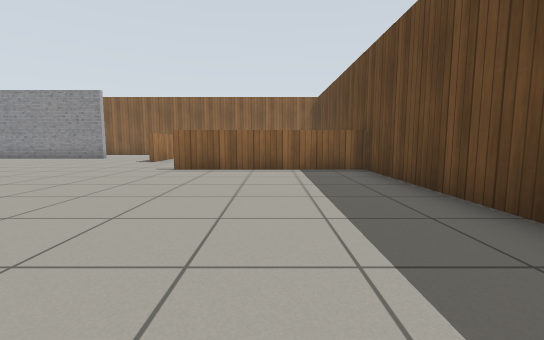
View 1 (above)

19 first-person views from a walk through a world built for the Gazebo simulator. The camera is 0.72 m above the floor, tilts 6° down and sees 90° across. The floor is counted in squares, 1 m on a side. Each view is taken from the middle of a square. On the plan, view 1 faces up. The plan holds only what a view shows up to about 9 squares ahead; the rest is blank. Gazebo's built-in surfaces are drawn with simple patterns.

View 2
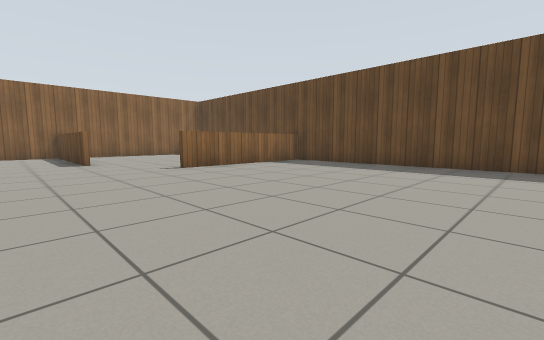

View 3
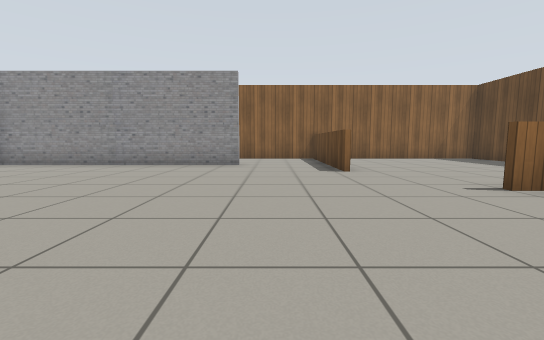

View 4
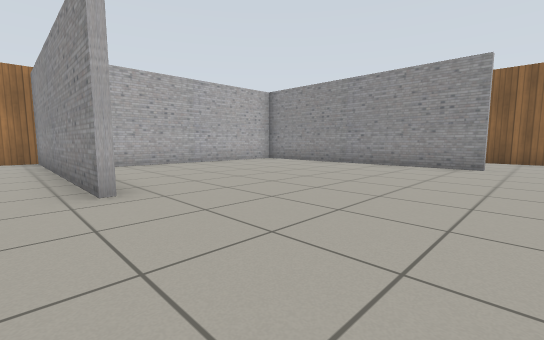

View 5
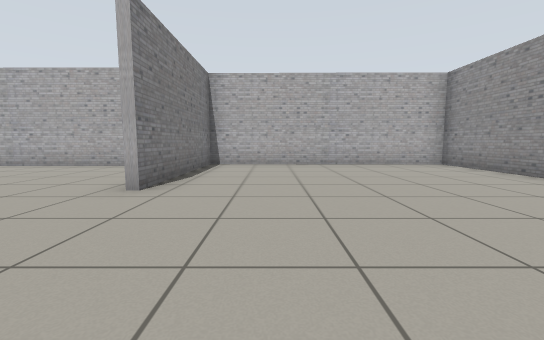

View 6
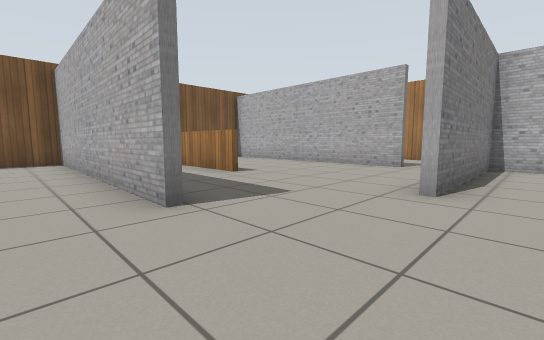

View 7
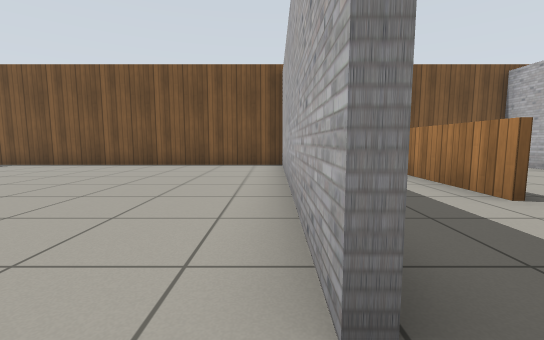

View 8
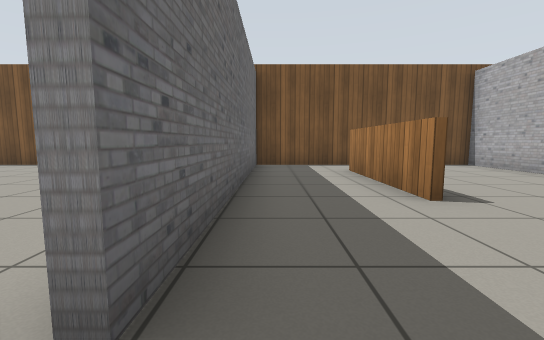

View 9
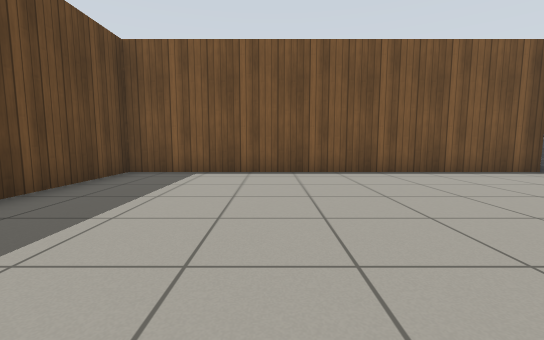

View 10
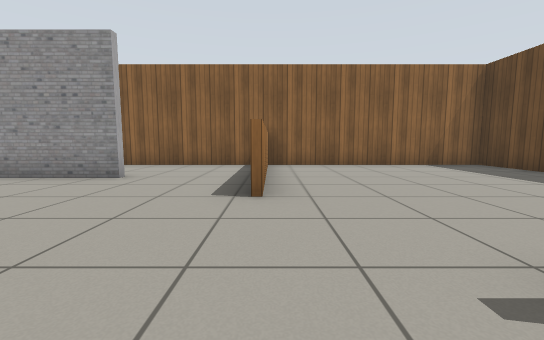

View 11
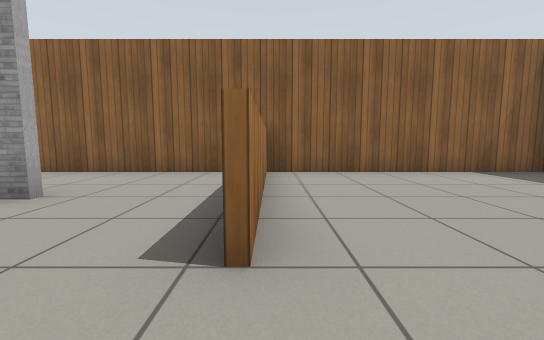

View 12
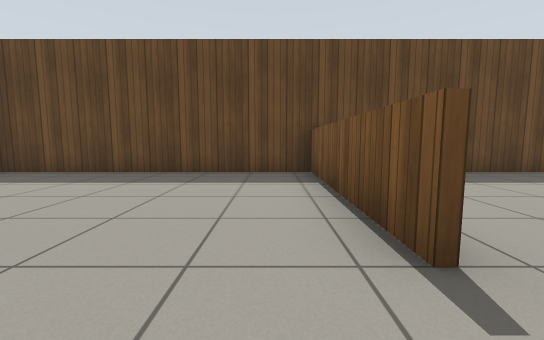

View 13
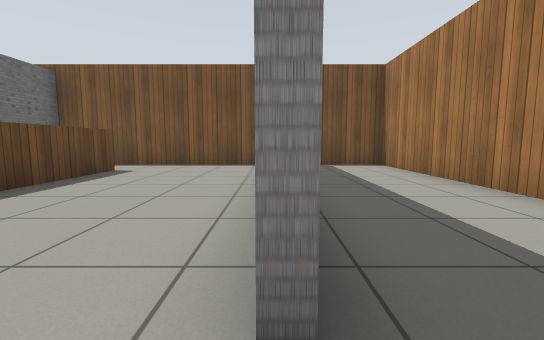

View 14
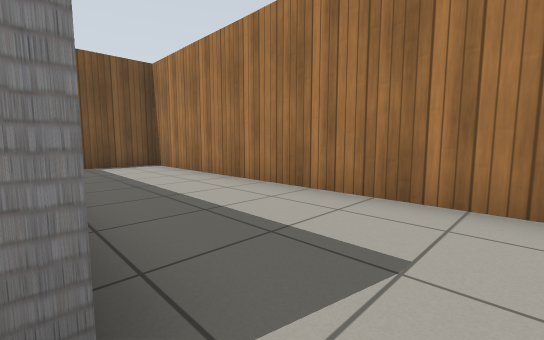

View 15
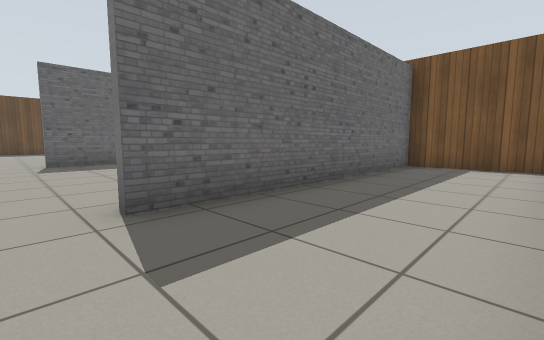

View 16
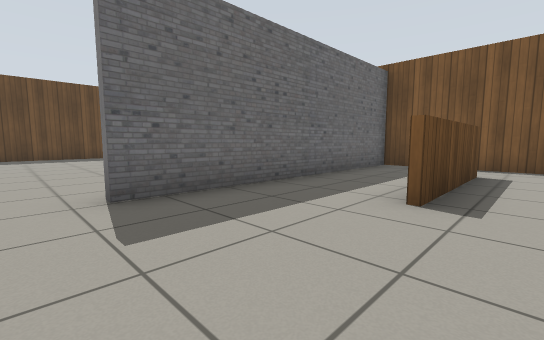

View 17
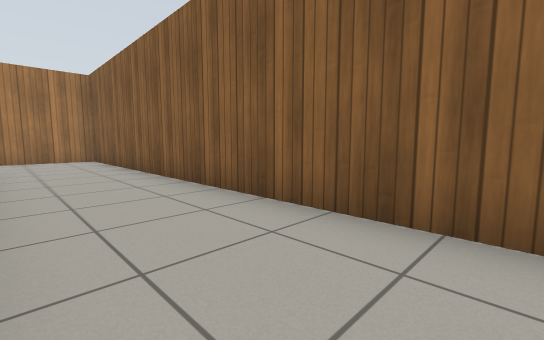

View 18
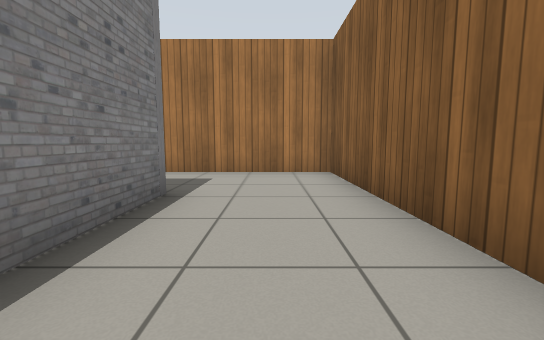

View 19
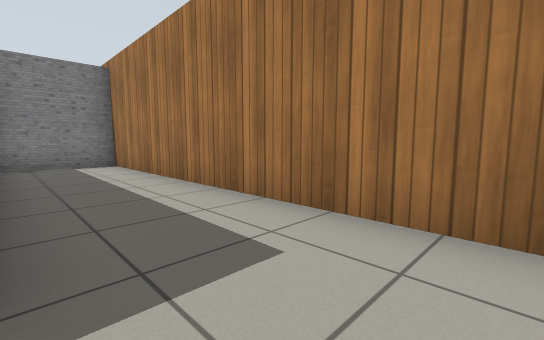

### Floor plan
Ten units are one square. View 1 is at (0, 0); x grows to the right and y downward. Boxes are objects, and circles mark ways between rooms. Rooms are numbered by the first view taken in them; rooms with no view inside come last. Other rooms are left out.
<svg viewBox="-179 -149 209 208">
<path fill="none" stroke="#000" d="M-72 -21 -73 54 24 54 24 23M24 1 24 -69M-70 -113 -146 -113M-145 -116 -146 -41 -99 -41M-43 -95 -43 -121M25 -69 -25 -69M-142 54 -142 -22M-134 -39 -174 -39 -174 54 -139 54M-140 -22 -140 54M-99 -39 -134 -39M-139 54 -75 54 -74 -21M-99 1 -99 38M-101 38 -101 3M-148 -115 -124 -115M-40 -144 -174 -144 -174 -41 -149 -41M24 -69 24 -144 -40 -144M-26 -71 24 -71M-41 -140 -41 -95"/>
<circle cx="-85" cy="-30" r="3" fill="#2a7"/>
<circle cx="-55" cy="-120" r="3" fill="#2a7"/>
<circle cx="-25" cy="-85" r="3" fill="#2a7"/>
<circle cx="-140" cy="-30" r="3" fill="#2a7"/>
<text x="-50" y="-30">1</text>
<text x="-160" y="10">2</text>
<text x="-110" y="10">3</text>
<text x="-130" y="-130">4</text>
<text x="0" y="-110">5</text>
</svg>
Room 1 opens to room 3. Room 1 opens to room 4. Room 1 opens to room 5. Room 2 opens to room 3.

Where each view was taken, in squares from view 1:
view 1: 0 up, 0 right, facing up
view 2: 0 up, 6 left, facing up-right
view 3: 3 up, 6 left, facing up
view 4: 3 up, 6 left, facing up-left
view 5: 6 up, 6 left, facing left
view 6: 5 up, 6 left, facing down-left
view 7: 3 up, 7 left, facing down
view 8: 3 up, 8 left, facing down
view 9: 1 up, 1 left, facing down
view 10: 6 up, 4 left, facing up
view 11: 8 up, 4 left, facing up
view 12: 8 up, 4 left, facing right
view 13: 3 up, 14 left, facing down
view 14: 3 up, 14 left, facing down-left
view 15: 3 up, 17 left, facing down-right
view 16: 3 up, 11 left, facing down-right
view 17: 12 up, 6 left, facing up-left
view 18: 13 up, 11 left, facing left
view 19: 13 up, 15 left, facing down-left
